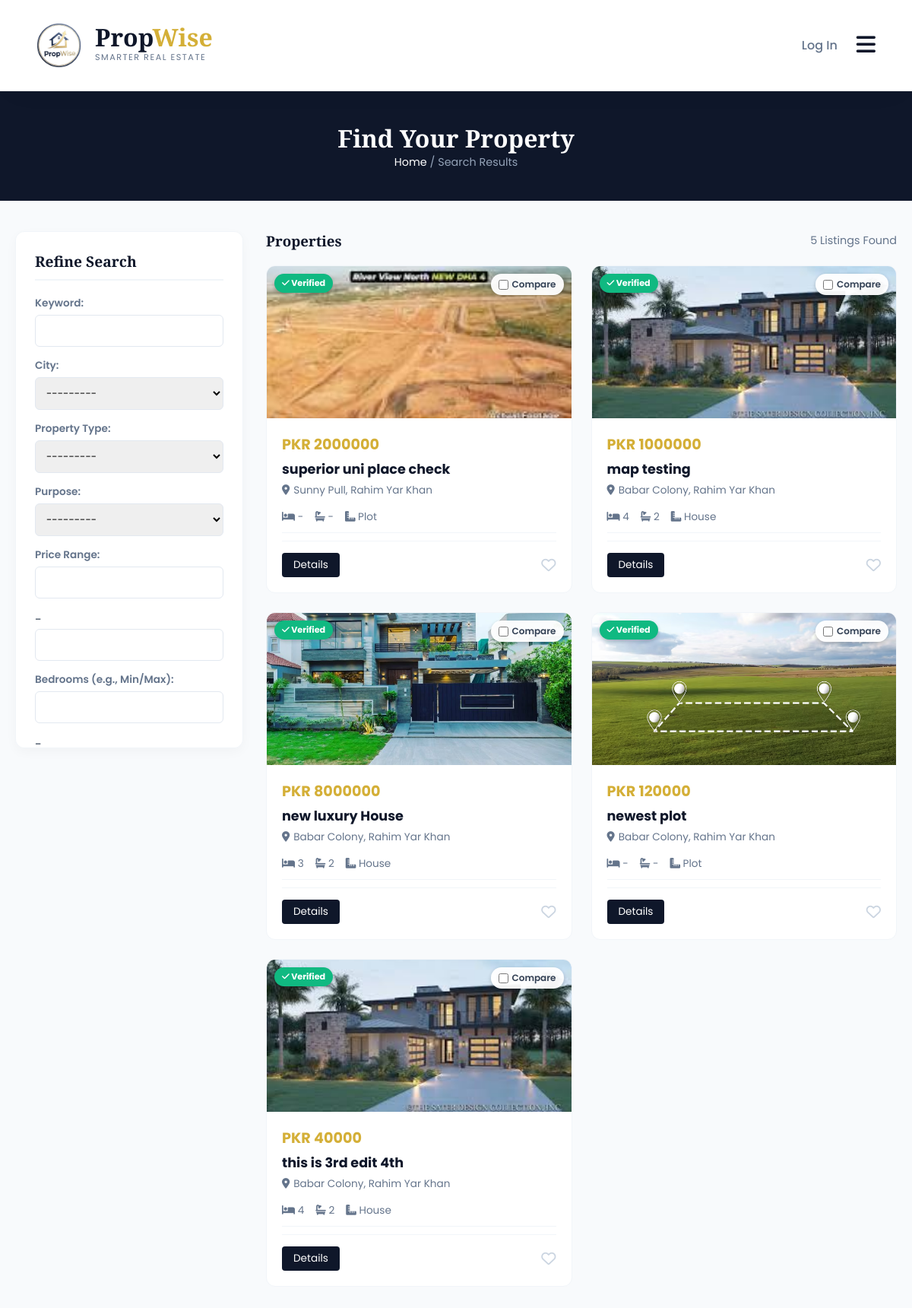
The page /listings/search/ on the database its author committed.
### properties/models.py (models this page shows, shortened)
class Property(models.Model):
    title = models.CharField(max_length=255)
    description = models.TextField()
    price = models.BigIntegerField()
    area = models.ForeignKey(
        Area,
        on_delete=models.SET_NULL,
        null=True,
        related_name="properties"
    )
    latitude = models.DecimalField(
        max_digits=9,
        decimal_places=6,
        null=True,
        blank=True,
        help_text="Exact latitude of the property (e.g., 31.470510)"
    )
    longitude = models.DecimalField(
        max_digits=9,
        decimal_places=6,
        null=True,
        blank=True,
        help_text="Exact longitude of the property (e.g., 74.394170)"
    )
    purpose = models.CharField(max_length=10, choices=PropertyPurpose.choices)
    property_type = models.CharField(max_length=20, choices=PropertyType.choices)
    bedrooms = models.PositiveSmallIntegerField(null=True, blank=True)
    bathrooms = models.PositiveSmallIntegerField(null=True, blank=True)
    area_size = models.DecimalField(max_digits=10, decimal_places=2)
    area_unit = models.CharField(max_length=10, choices=AreaUnit.choices, default=AreaUnit.MARLA)
    agent = models.ForeignKey(settings.AUTH_USER_MODEL, on_delete=models.CASCADE, related_name="properties")
    created_at = models.DateTimeField(auto_now_add=True)
    updated_at = models.DateTimeField(auto_now=True)
    main_image = models.ImageField(upload_to='properties/main_images/', null=True, blank=True)
    is_verified = models.BooleanField(
        default=False,
        help_text="Mark this listing as verified by the admin (e.g., checked for accuracy)."
    )
    is_featured = models.BooleanField(
        default=False,
        help_text="Mark this listing as 'Featured' to show it at the top."
    )
    featured_until = models.DateTimeField(
        null=True,
        blank=True,
        help_text="When this listing should stop being featured (e.g., 7 days from now)."
    )
    status = models.CharField(
        max_length=10,
        choices=PropertyStatus.choices,
        default=PropertyStatus.ACTIVE,
        help_text="The current status of the listing (e.g., Active, Sold)."
    )
    sold_date = models.DateTimeField(
        null=True,
        blank=True,
        help_text="The date and time this property was marked as sold."
    )
    video_url = models.URLField(
        max_length=500,
        null=True,
        blank=True,
        help_text="A link to a YouTube or Vimeo video walkthrough (e.g., https://www.youtube.com/watch?v=...)"
    )

### locations/models.py (models this page shows)
class Area(models.Model):
    name = models.CharField(max_length=150)
    city = models.ForeignKey(City, on_delete=models.CASCADE, related_name="areas")
    description = models.TextField(
        blank=True,
        null=True,
        help_text="A detailed description of the neighborhood (e.g., amenities, lifestyle)."
    )
    latitude = models.DecimalField(
        max_digits=9,
        decimal_places=6,
        null=True,
        blank=True,
        help_text="Latitude for the map (e.g., 31.470510)"
    )
    longitude = models.DecimalField(
        max_digits=9,
        decimal_places=6,
        null=True,
        blank=True,
        help_text="Longitude for the map (e.g., 74.394170)"
    )
    class Meta:
        unique_together = ('name', 'city')
    def __str__(self):
        return f"{self.name}, {self.city.name}"

class City(models.Model):
    name = models.CharField(max_length=100, unique=True)
    class Meta:
        verbose_name_plural = "Cities" # Fixes "Citys" in the admin panel
    def __str__(self):
        return self.name

### properties/views.py (the view, shortened to what this page needs)
# urls.py: path('search/', views.property_search, name='property_search'),
def property_search(request):
    now = timezone.now()
    base_queryset = Property.objects.filter(status=PropertyStatus.ACTIVE)
    queryset = base_queryset.annotate(
        is_featured_live=Case(
            When(is_featured=True, featured_until__gte=now, then=True),
            default=False,
            output_field=BooleanField()
        )
    ).order_by('-is_featured_live', '-is_verified', '-created_at')
    property_filter = PropertyFilter(request.GET, queryset=queryset)
    paginator = Paginator(property_filter.qs, 12) # Show 12 properties per page
    page_number = request.GET.get('page')
    page_obj = paginator.get_page(page_number)
    saved_search_form = SavedSearchForm()
    context = {
        'filter': property_filter,
        'saved_search_form': saved_search_form,
        'page_obj': page_obj, # <-- We send 'page_obj' instead of just the filter
    }
    return render(request, 'properties/property_search.html', context)

### accounts/forms.py
class SavedSearchForm(forms.ModelForm):
    class Meta:
        model = SavedSearch
        fields = ['name']
        widgets = {
            'name': forms.TextInput(attrs={
                'class': 'form-control',
                'placeholder': 'e.g., "My Future Home" or "Islamabad Apartments"'
            }),
        }
        labels = {
            'name': 'Save Search As:'
        }

### accounts/context_processors.py (called while the page is built, shortened)
def notifications(request):
    return {}

### properties/templates/properties/property_search.html (shortened to what this page needs)
{% extends 'base.html' %}
{% load static %}
{% block content %}
<div style="background: var(--pw-navy); padding: 40px 0; text-align: center; color: white; margin-top: -20px;">
    <h1 style="font-family: 'Playfair Display', serif;">Find Your Property</h1>
    <p style="color: #94a3b8; font-size: 0.9rem;"><a href="/" style="color:white;">Home</a> / Search Results</p>
</div>
<div class="search-page-container">
    <aside class="sidebar" id="filterSidebar">
        <div class="sidebar-title">Refine Search</div>
        <form method="get" class="filter-group">
            {% if filter.form %}
                {{ filter.form.as_p }}
            {% else %}
                <p style="font-size:0.9rem; color:#64748b;">Use the homepage to search.</p>
            {% endif %}
        </form>
    </aside>
    <main class="results-area">
        <div class="results-header">
            <h3 style="font-family:'Playfair Display', serif; color:var(--pw-navy);">Properties</h3>
            <span class="results-count">{{ page_obj.paginator.count }} Listings Found</span>
        </div>
        <div class="property-grid">
            {% for prop in filter.qs %}
                <div class="prop-card">
                    <div class="card-img-wrap">
                        {% if prop.main_image %}
                            <a href="{% url 'property_detail' pk=prop.pk %}">
                                <img src="{{ prop.main_image.url }}" alt="{{ prop.title }}" class="card-img">
                            </a>
                        {% endif %}
                        {% if prop.is_verified %}
                            <div class="badge-verified"><i class="fa-solid fa-check"></i> Verified</div>
                        {% endif %}
                        <div class="compare-overlay">
                            <input type="checkbox" class="compare-checkbox" id="compare-{{ prop.pk }}" data-id="{{ prop.pk }}" {% if prop.pk in request.session.compare_list %}checked{% endif %}>
                            <label for="compare-{{ prop.pk }}" style="cursor:pointer;">Compare</label>
                        </div>
                    </div>
                    <div class="card-content">
                        <div class="card-price">PKR {{ prop.price }}</div>
                        <a href="{% url 'property_detail' pk=prop.pk %}" class="card-title">{{ prop.title }}</a>
                        <div class="card-loc"><i class="fa-solid fa-location-dot"></i> {{ prop.area }}</div>
                        <div style="font-size:0.85rem; color:#64748b; display:flex; gap:15px; border-bottom:1px solid #f1f5f9; padding-bottom:10px; margin-bottom:10px;">
                            <span><i class="fa-solid fa-bed"></i> {{ prop.bedrooms|default:"-" }}</span>
                            <span><i class="fa-solid fa-bath"></i> {{ prop.bathrooms|default:"-" }}</span>
                            <span><i class="fa-solid fa-ruler-combined"></i> {{ prop.get_property_type_display }}</span>
                        </div>
                        <div class="card-footer">
                            <a href="{% url 'property_detail' pk=prop.pk %}" class="btn-view">Details</a>
                            {% if user.is_authenticated %}
                                {% if prop in user.favorites.all %}
                                    <form action="{% url 'remove_from_favorites' pk=prop.pk %}" method="POST">{% csrf_token %}<button type="submit" style="background:none; border:none; cursor:pointer; color:#ef4444; font-size:1.2rem;"><i class="fa-solid fa-heart"></i></button></form>
                                {% else %}
                                    <form action="{% url 'add_to_favorites' pk=prop.pk %}" method="POST">{% csrf_token %}<button type="submit" style="background:none; border:none; cursor:pointer; color:#cbd5e1; font-size:1.2rem;"><i class="fa-regular fa-heart"></i></button></form>
                                {% endif %}
                            {% else %}
                                <a href="{% url 'login' %}?next={{ request.path }}" style="color:#cbd5e1; font-size:1.2rem;"><i class="fa-regular fa-heart"></i></a>
                            {% endif %}
                        </div>
                    </div>
                </div>
            {% endfor %}
        </div>
    </main>
</div>
{% endblock content %}

### templates/base.html (style rules this page uses)
:root { --pw-navy: #0F172A; --pw-gold: #D4AF37; --pw-gold-hover: #B5952F; --pw-gold-glow: rgba(212, 175, 55, 0.5); --pw-bg: #ffffff; --pw-text-body: #334155; --pw-light-gray: #F8FAFC; }
* { margin: 0; padding: 0; box-sizing: border-box; }
body { font-family: 'Poppins', sans-serif; background-color: var(--pw-light-gray); color: var(--pw-text-body); padding-top: 120px; overflow-x: hidden; }
a { text-decoration: none; color: inherit; transition: all 0.3s ease; }

### properties/templates/properties/property_search.html (style rules this page uses)
.search-page-container { max-width: 1400px; margin: 40px auto; padding: 0 20px; display: grid; grid-template-columns: 300px 1fr; gap: 30px; align-items: start; }
.sidebar { background: white; border-radius: 12px; padding: 25px; border: 1px solid #f1f5f9; box-shadow: 0 5px 15px rgba(0,0,0,0.03); position: sticky; top: 140px; height: fit-content; max-height: 85vh; overflow-y: auto; }
.sidebar-title { font-family: 'Playfair Display', serif; font-size: 1.2rem; color: var(--pw-navy); margin-bottom: 20px; font-weight: 700; border-bottom: 2px solid #f1f5f9; padding-bottom: 10px; }
.filter-group label { display: block; font-size: 0.85rem; font-weight: 600; color: #64748b; margin-bottom: 5px; }
.filter-group input, .filter-group select { width: 100%; padding: 10px; border: 1px solid #e2e8f0; border-radius: 6px; margin-bottom: 15px; font-family: 'Poppins', sans-serif; }
.results-header { display: flex; justify-content: space-between; align-items: center; margin-bottom: 20px; }
.results-count { color: #64748b; font-size: 0.9rem; }
.property-grid { display: grid; grid-template-columns: repeat(auto-fill, minmax(280px, 1fr)); gap: 25px; }
.prop-card { background: white; border-radius: 12px; overflow: hidden; border: 1px solid #f1f5f9; transition: 0.3s; position: relative; }
.card-img-wrap { position: relative; height: 200px; overflow: hidden; }
.card-img { width: 100%; height: 100%; object-fit: cover; transition: 0.5s; }
.badge-verified { position: absolute; top: 10px; left: 10px; background: #10b981; color: white; font-size: 0.7rem; font-weight: 700; padding: 4px 10px; border-radius: 20px; box-shadow: 0 2px 5px rgba(0,0,0,0.2); }
.compare-overlay { position: absolute; top: 10px; right: 10px; background: rgba(255,255,255,0.95); padding: 5px 10px; border-radius: 20px; display: flex; align-items: center; gap: 5px; font-size: 0.75rem; font-weight: 600; box-shadow: 0 2px 5px rgba(0,0,0,0.2); cursor: pointer; }
.compare-overlay input { cursor: pointer; }
.card-content { padding: 20px; }
.card-price { font-size: 1.2rem; color: var(--pw-gold); font-weight: 700; margin-bottom: 5px; }
.card-title { font-size: 1.1rem; font-weight: 700; color: var(--pw-navy); margin-bottom: 5px; display: block; white-space: nowrap; overflow: hidden; text-overflow: ellipsis; }
.card-loc { font-size: 0.85rem; color: #64748b; margin-bottom: 15px; display: flex; align-items: center; gap: 5px; }
.card-footer { display: flex; justify-content: space-between; align-items: center; padding-top: 15px; border-top: 1px solid #f1f5f9; }
.btn-view { background: var(--pw-navy); color: white; padding: 6px 15px; border-radius: 4px; font-size: 0.85rem; }

### rows shown on the page
Property: main_image (picture), is_verified True (drawn), price "2000000", title "superior uni place check", area "Sunny Pull, Rahim Yar Khan", bedrooms "-", bathrooms "-", property_type "Plot"
Property: main_image (picture), is_verified True (drawn), price "1000000", title "map testing", area "Babar Colony, Rahim Yar Khan", bedrooms "4", bathrooms "2", property_type "House"
Property: main_image (picture), is_verified True (drawn), price "8000000", title "new luxury House", area "Babar Colony, Rahim Yar Khan", bedrooms "3", bathrooms "2", property_type "House"
Property: main_image (picture), is_verified True (drawn), price "120000", title "newest plot", area "Babar Colony, Rahim Yar Khan", bedrooms "-", bathrooms "-", property_type "Plot"
Property: main_image (picture), is_verified True (drawn), price "40000", title "this is 3rd edit 4th", area "Babar Colony, Rahim Yar Khan", bedrooms "4", bathrooms "2", property_type "House"

### other values the page prints
{{ page_obj.paginator.count }} "5"
